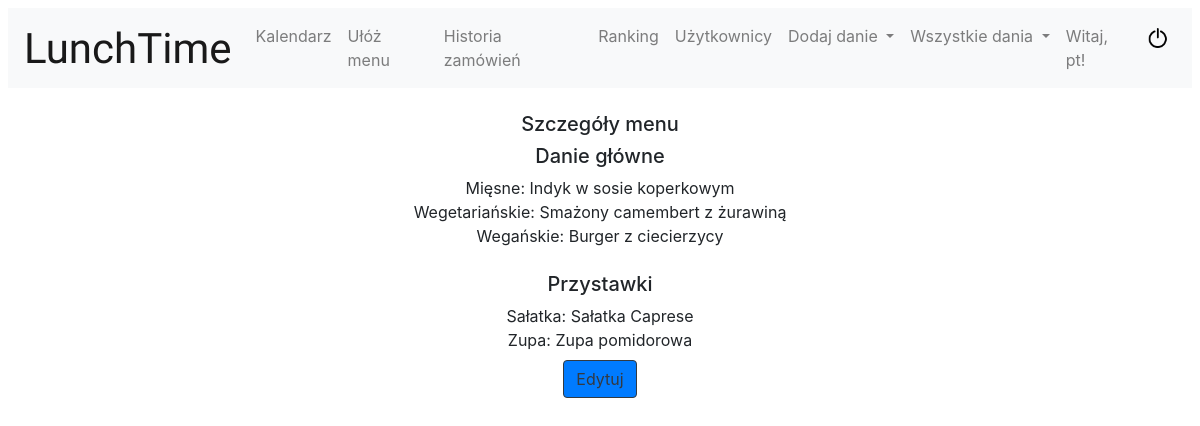
The app's page /menu-details/1 (signed in) with its own data.
### buy_lunch/models.py (models this page shows, shortened)
class Menu(models.Model):
    date = models.DateTimeField(default=datetime.today, unique=True, error_messages={'unique':"Lunch na ten dzień już istnieje"})
    lunch_meat = models.ForeignKey(Lunch, related_name='lunch_meat', on_delete=models.CASCADE)
    lunch_vegetarian = models.ForeignKey(Lunch, related_name='lunch_vegetarian', on_delete=models.CASCADE)
    lunch_vegan = models.ForeignKey(Lunch, related_name='lunch_vegan', on_delete=models.CASCADE)
    soup = models.ForeignKey(Appetizer, related_name='soup', on_delete=models.CASCADE)
    salad = models.ForeignKey(Appetizer, related_name='salad', on_delete=models.CASCADE)

class Lunch(models.Model):
    lunch_name = models.CharField(max_length=300, verbose_name='Nazwa')
    lunch_type = models.IntegerField(choices=LUNCH_TYPE, verbose_name='Typ')
    lunch_price = models.DecimalField(decimal_places=2, max_digits=4, verbose_name='Cena')

class Appetizer(models.Model):
    appetizer_name = models.CharField(max_length=300, verbose_name='Nazwa')
    appetizer_type = models.IntegerField(choices=APPETIZER_TYPE, verbose_name='Typ')
    appetizer_price = models.DecimalField(decimal_places=2, max_digits=4, verbose_name='Cena')

### buy_lunch/views.py (the view)
# urls.py: path('menu-details/<int:menu_id>', MenuDetails.as_view(), name='menu-details'),
class MenuDetails(PermissionView):
    def get(self, request, menu_id):
        menu = Menu.objects.get(id=menu_id)
        return render(request, 'menu_details.html', {'menu': menu})

### buy_lunch/context_processors.py (called while the page is built)
def points(request):
    if request.user.is_authenticated:
        count_points = Points.objects.filter(user=request.user).aggregate(Sum('amount'))
        all_points = count_points['amount__sum']
    else:
        all_points = 0
    return {
        'points': all_points,
    }

### buy_lunch/templates/menu_details.html
{% extends "base.html" %}
    {% load app_filters %}
{% block content %}
    <div class="text-center">
     <div class="mb-2 mt-4">
    <h5>Szczegóły menu</h5>
     <h5>Danie główne</h5>
        <div>Mięsne: {{ menu.lunch_meat.lunch_name }}</div>
        <div>Wegetariańskie: {{ menu.lunch_vegetarian.lunch_name }}</div>
        <div>Wegańskie: {{ menu.lunch_vegan.lunch_name }}</div>
        </div>
    <div class="mb-2 mt-4">
     <h5>Przystawki</h5>
         <div>Sałatka: {{ menu.salad.appetizer_name }}</div>
         <div>Zupa: {{ menu.soup.appetizer_name }}</div>
     <a class="btn btn-primary btn-outline-dark mt-2" href="{% url 'edit-menu' menu.id%}">Edytuj</a>
    </div>
    </div>
{% endblock %}

### buy_lunch/templates/base.html (shortened to what this page needs)
<!DOCTYPE html>
<html lang="en">
<head>
    {% load static %}
    {% load bootstrap4 %}
    {% bootstrap_css %}
    <link href="https://cdnjs.cloudflare.com/ajax/libs/fullcalendar/3.1.0/fullcalendar.min.css" rel="stylesheet" />
    <link rel="stylesheet" type="text/css" href="{% static 'css/styles.css' %}">
</head>
<body class="ml-2 mr-2 mt-2" >
<header class="navbar navbar-expand-lg navbar-light bg-light mb-4" id="main-header">
  <a class="navbar-brand app-name" href="{% url 'index' %}">LunchTime</a>
  <div class="collapse navbar-collapse" id="navbarNavDropdown">
{% if user.is_staff %}
    <ul class="navbar-nav mr-auto">
      <li class="nav-item">
        <a class="nav-link" href="{% url 'lunch-calendar' %}">Kalendarz</a>
      </li>
      <li class="nav-item">
        <a class="nav-link" href="{% url 'set-menu' %}">Ułóż menu</a>
      </li>
        <li class="nav-item">
        <a class="nav-link" href="{% url 'all-orders' %}">Historia zamówień</a>
      </li>
        <li class="nav-item">
        <a class="nav-link" href="{% url 'ranking' %}">Ranking</a>
      </li>
        <li class="nav-item">
        <a class="nav-link" href="{% url 'users' %}">Użytkownicy</a>
      </li>
      <li class="nav-item dropdown">
        <a class="nav-link dropdown-toggle" href="#" id="navbarDropdownMenuLink" data-toggle="dropdown" aria-haspopup="true" aria-expanded="false">
          Dodaj danie
        </a>
      </li>
    <li class="nav-item dropdown">
        <a class="nav-link dropdown-toggle" href="#" id="navbarDropdownMenuLink" data-toggle="dropdown" aria-haspopup="true" aria-expanded="false">
          Wszystkie dania
        </a>
      </li>
    </ul>
        {% endif %}
    {% if user.is_authenticated %}
        <ul class="navbar-nav ml-auto">
        <span class="navbar-text mx-2">Witaj, {{ user.username }}!</span>
          <div class="nav-item">
            <a class="nav-link" href="{% url 'logout' %}"><img class="logout" src="/media/power.png"></a>
          </div>
         </ul>
    {% endif %}
  </div>
</header>
        {% block content %}
        {% endblock %}
</body>
</html>

### static/css/styles.css (style rules this page uses)
.app-name { font: 42px 'Cookie', Helvetica, sans-serif; }
#main-header { border: 2px transparent; background-color: lavender; }
.logout { width: 20px; height: 20px; }

### records on screen
Menu: lunch_meat.lunch_name "Indyk w sosie koperkowym", lunch_vegetarian.lunch_name "Smażony camembert z żurawiną", lunch_vegan.lunch_name "Burger z ciecierzycy", salad.appetizer_name "Sałatka Caprese", soup.appetizer_name "Zupa pomidorowa"

### other values on screen
{{ user.username }} "pt"
